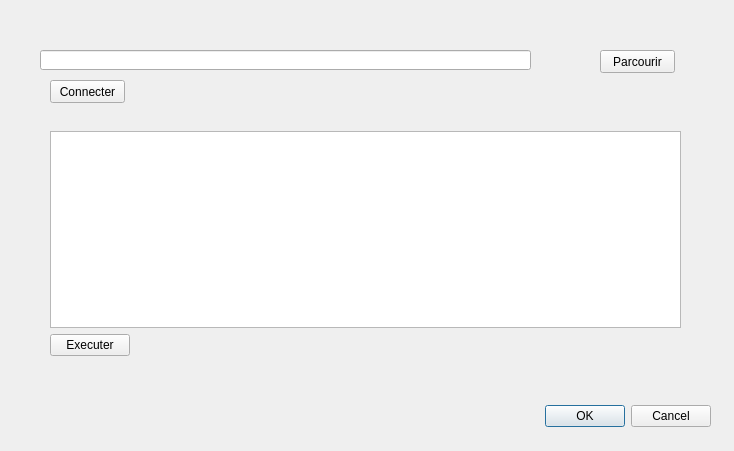
<?xml version="1.0" encoding="UTF-8"?>
<ui version="4.0">
 <class>ExecSqlDialog</class>
 <widget class="QDialog" name="ExecSqlDialog">
  <property name="geometry">
   <rect>
    <x>0</x>
    <y>0</y>
    <width>734</width>
    <height>451</height>
   </rect>
  </property>
  <property name="windowTitle">
   <string>Dialog</string>
  </property>
  <widget class="QDialogButtonBox" name="buttonBox">
   <property name="geometry">
    <rect>
     <x>370</x>
     <y>400</y>
     <width>341</width>
     <height>32</height>
    </rect>
   </property>
   <property name="orientation">
    <enum>Qt::Horizontal</enum>
   </property>
   <property name="standardButtons">
    <set>QDialogButtonBox::Cancel|QDialogButtonBox::Ok</set>
   </property>
  </widget>
  <widget class="QLineEdit" name="path">
   <property name="geometry">
    <rect>
     <x>40</x>
     <y>50</y>
     <width>491</width>
     <height>20</height>
    </rect>
   </property>
  </widget>
  <widget class="QPushButton" name="connect">
   <property name="geometry">
    <rect>
     <x>50</x>
     <y>80</y>
     <width>75</width>
     <height>23</height>
    </rect>
   </property>
   <property name="text">
    <string>Connecter</string>
   </property>
  </widget>
  <widget class="QPushButton" name="browse">
   <property name="geometry">
    <rect>
     <x>600</x>
     <y>50</y>
     <width>75</width>
     <height>23</height>
    </rect>
   </property>
   <property name="text">
    <string>Parcourir</string>
   </property>
  </widget>
  <widget class="QWidget" name="">
   <property name="geometry">
    <rect>
     <x>50</x>
     <y>131</y>
     <width>631</width>
     <height>225</height>
    </rect>
   </property>
   <layout class="QVBoxLayout" name="verticalLayout">
    <item>
     <widget class="QPlainTextEdit" name="sql"/>
    </item>
    <item>
     <layout class="QHBoxLayout" name="horizontalLayout">
      <item>
       <widget class="QPushButton" name="execute">
        <property name="text">
         <string>Executer</string>
        </property>
       </widget>
      </item>
      <item>
       <widget class="QLabel" name="label">
        <property name="text">
         <string/>
        </property>
       </widget>
      </item>
      <item>
       <spacer name="horizontalSpacer">
        <property name="orientation">
         <enum>Qt::Horizontal</enum>
        </property>
        <property name="sizeHint" stdset="0">
         <size>
          <width>40</width>
          <height>20</height>
         </size>
        </property>
       </spacer>
      </item>
     </layout>
    </item>
   </layout>
  </widget>
 </widget>
 <resources/>
 <connections>
  <connection>
   <sender>buttonBox</sender>
   <signal>accepted()</signal>
   <receiver>ExecSqlDialog</receiver>
   <slot>accept()</slot>
   <hints>
    <hint type="sourcelabel">
     <x>248</x>
     <y>254</y>
    </hint>
    <hint type="destinationlabel">
     <x>157</x>
     <y>274</y>
    </hint>
   </hints>
  </connection>
  <connection>
   <sender>buttonBox</sender>
   <signal>rejected()</signal>
   <receiver>ExecSqlDialog</receiver>
   <slot>reject()</slot>
   <hints>
    <hint type="sourcelabel">
     <x>316</x>
     <y>260</y>
    </hint>
    <hint type="destinationlabel">
     <x>286</x>
     <y>274</y>
    </hint>
   </hints>
  </connection>
 </connections>
</ui>
